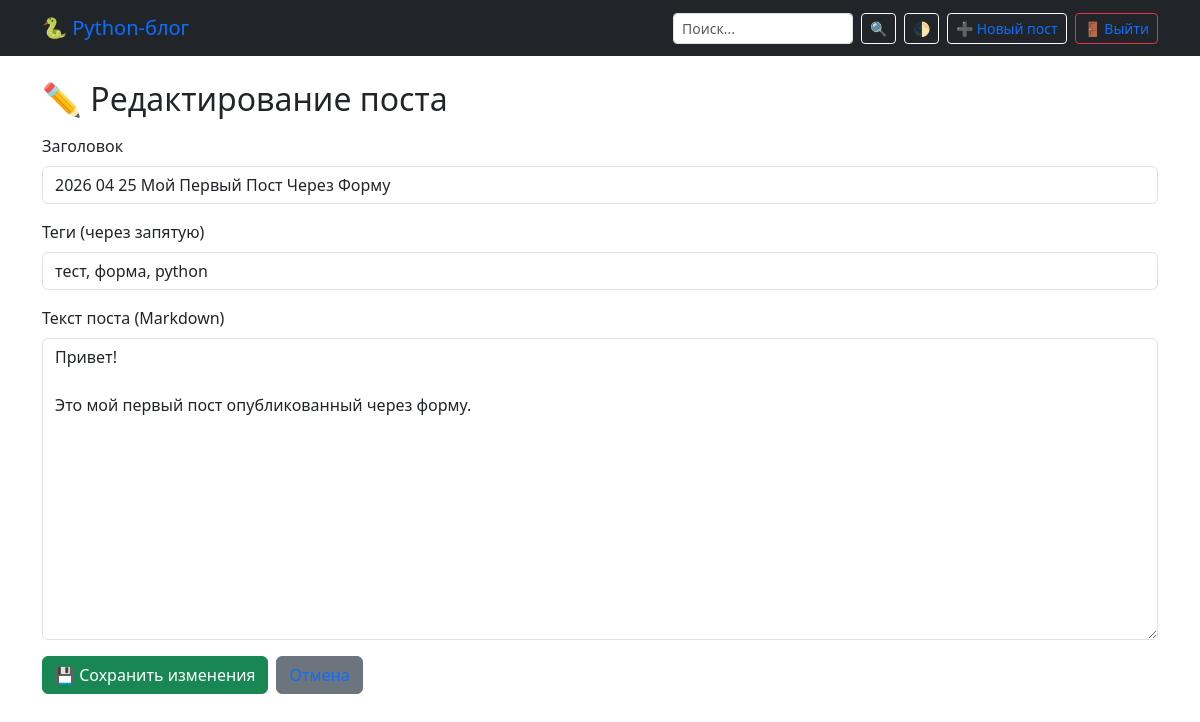
Screenshot of /post/2026-04-25-мой-первый-пост-через-форму/edit (signed in) with the database file from the repository.
### tables this page shows
CREATE TABLE posts (
                id INTEGER PRIMARY KEY AUTOINCREMENT,
                title TEXT NOT NULL,
                slug TEXT UNIQUE NOT NULL,
                content TEXT NOT NULL,
                tags TEXT DEFAULT '',
                created_at TIMESTAMP DEFAULT CURRENT_TIMESTAMP
            );

### app.py (the view, shortened to what this page needs)
@app.route("/post/<slug>/edit", methods=["GET", "POST"])
@login_required
def edit_post(slug):
    conn = get_db()
    try:
        post = conn.execute("SELECT * FROM posts WHERE slug=?", (slug,)).fetchone()
    finally:
        conn.close()
    if not post:
        abort(404)
    return render_template("edit.html", slug=post["slug"], title=post["title"],
                           tags=post["tags"], content=post["content"])

### app.py (called while the page is built)
def get_db():
    conn = sqlite3.connect(DB_NAME)
    conn.row_factory = sqlite3.Row
    return conn

def login_required(f):
    @wraps(f)
    def decorated_function(*args, **kwargs):
        if not session.get("logged_in"):
            return redirect(url_for("login", next=request.url))
        return f(*args, **kwargs)
    return decorated_function

### templates/edit.html (shortened to what this page needs)
{% extends "base.html" %}
{% block content %}
<h2>✏️ Редактирование поста</h2>
<form action="/post/{{ slug }}/edit" method="POST" class="mt-3">
    <div class="mb-3">
        <label for="title" class="form-label">Заголовок</label>
        <input type="text" class="form-control" id="title" name="title" value="{{ title }}" required>
    </div>
    <div class="mb-3">
        <label for="tags" class="form-label">Теги (через запятую)</label>
        <input type="text" class="form-control" id="tags" name="tags" value="{{ tags }}" placeholder="python, flask, обучение">
    </div>
    <div class="mb-3">
        <label for="content" class="form-label">Текст поста (Markdown)</label>
        <textarea class="form-control" id="content" name="content" rows="12" required>{{ content }}</textarea>
    </div>
    <div class="d-flex gap-2">
        <button type="submit" class="btn btn-success">💾 Сохранить изменения</button>
        <a href="/post/{{ slug }}" class="btn btn-secondary">Отмена</a>
    </div>
</form>
{% endblock %}

### templates/base.html (style rules this page uses)
:root { --bg-color: #ffffff; --text-color: #212529; --card-bg: #f8f9fa; --link-color: #0d6efd; --border-color: #dee2e6; }
body { background-color: var(--bg-color); color: var(--text-color); transition: background-color 0.3s ease, color 0.3s ease; }
a { color: var(--link-color) !important; }

### rows the page displays
posts: title "2026 04 25 Мой Первый Пост Через Форму", tags "тест, форма, python", content "Привет! Это мой первый пост опубликованный через форму."
